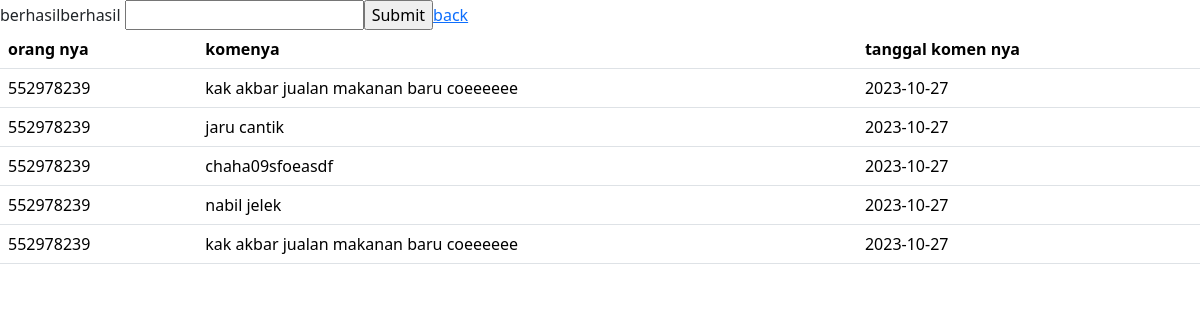
Page /myblog/home/comment-page-post.php?post_id=1713384274 on the committed database.
### tables this page shows
CREATE TABLE `comments` (
  `comment_id` int(36) NOT NULL,
  `post_id` int(36) NOT NULL,
  `user_id` int(20) NOT NULL,
  `content` text NOT NULL,
  `created_at` date NOT NULL,
  `update_at` date NOT NULL
);

### myblog/function/fungsi.php (called while the page is built, shortened)
<?php
include "koneksi.php";
function ambil_semua_data_post($query){
    global $koneksi;
    $result = mysqli_query($koneksi,$query);
    $rows = [];
    while($row = mysqli_fetch_assoc($result)){
        $rows[] = $row;
    }
    return $rows;
}
?>

### myblog/home/comment-page-post.php (the view, shortened to what this page needs)
<?php
require "../function/koneksi.php";
require "../function/fungsi.php";
$post_id = $_GET['post_id'];
$comments = ambil_semua_data_post("SELECT * FROM `comments` WHERE `post_id` = '$post_id'");
?>
<!DOCTYPE html>
<html lang="en">
<head>
    <link href="https://cdn.jsdelivr.net/npm/bootstrap@5.3.2/dist/css/bootstrap.min.css" rel="stylesheet">
</head>
<body>
    <table class="table">
        <thead>
            <tr>
                <th scope="col">orang nya </th>
                <th scope="col">komenya</th>
                <th scope="col">tanggal komen nya</th>
            </tr>
        </thead>
        <?php foreach ($comments as $post) : ?>
            <tbody>
                <td scope="col"><?= $post['user_id'] ?></td>
                <td scope="col"><?= $post['content'] ?></td>
                <td scope="col"><?= $post['created_at'] ?></td>
            </tbody>
        <?php endforeach; ?>
        <form action="" method="post">
            <input type="text" name="content">
            <input type="submit" name="submit">
        </form>
        <a href="./menu.php">back</a>
</body>
</html>

### rows in the picture
comments: user "552978239", content "kak akbar jualan makanan baru coeeeeee", created_at "2023-10-27"
comments: user "552978239", content "jaru cantik", created_at "2023-10-27"
comments: user "552978239", content "chaha09sfoeasdf", created_at "2023-10-27"
comments: user "552978239", content "nabil jelek", created_at "2023-10-27"
comments: user "552978239", content "kak akbar jualan makanan baru coeeeeee", created_at "2023-10-27"
